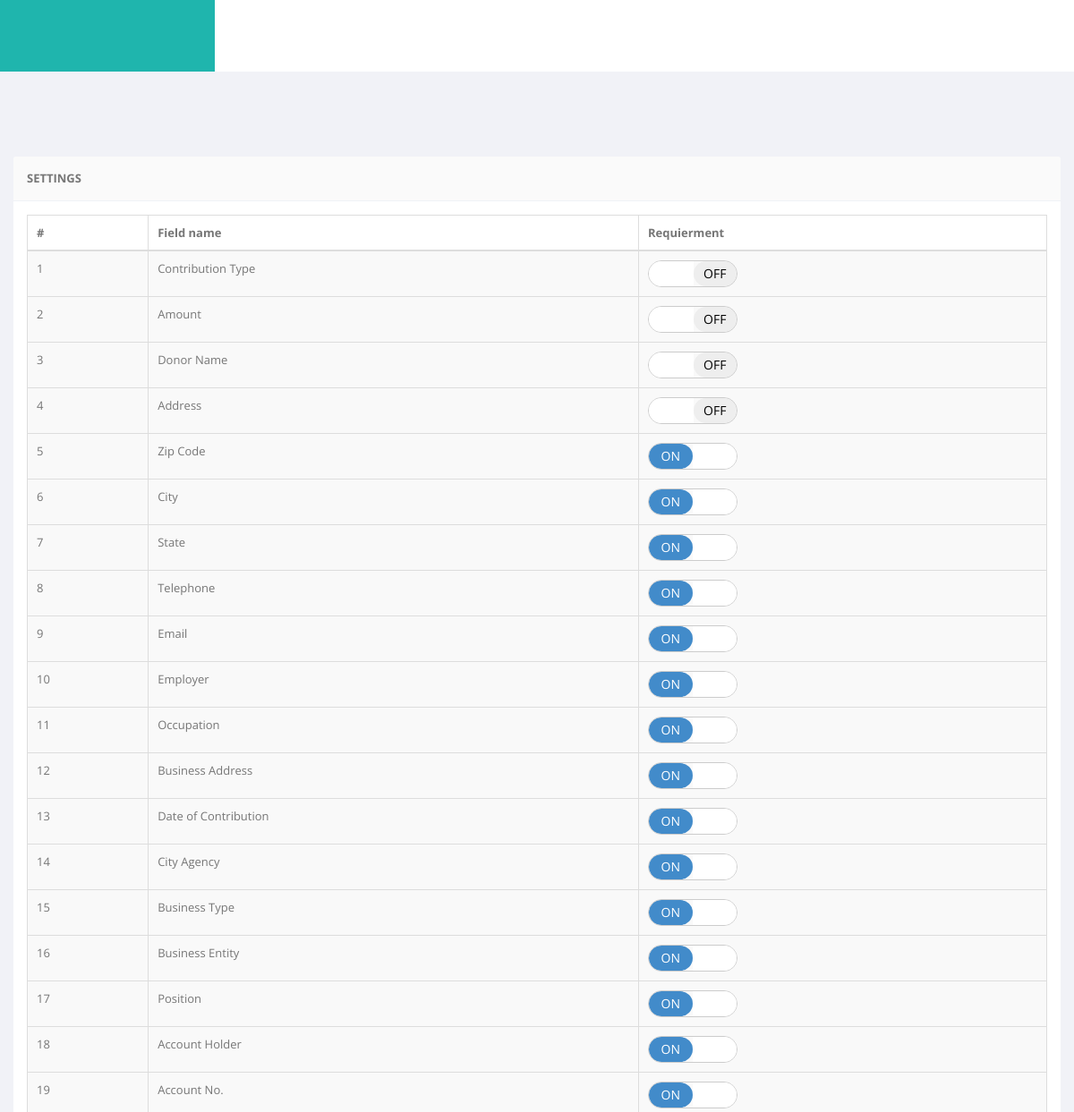
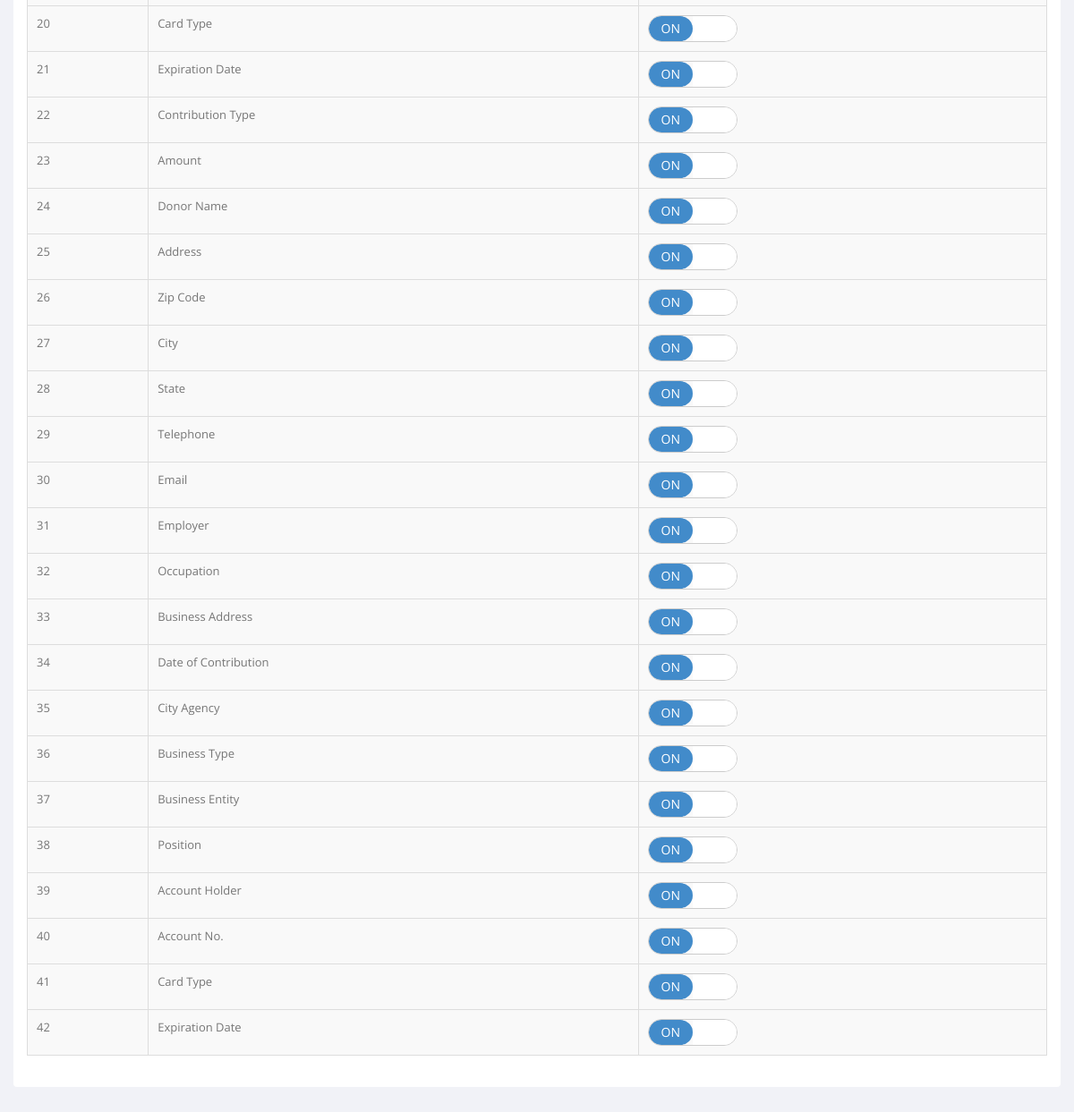
The app's page /admin.php with its own data (2 pictures, top to bottom).
### tables this page shows
CREATE TABLE IF NOT EXISTS `settings` (
  `id` int(11) NOT NULL,
  `field_name` varchar(1024) NOT NULL,
  `state` int(1) NOT NULL
);

### admin.php (the view, shortened to what this page needs)
<?php
require('config.php');
?>
<!DOCTYPE html>
<html lang="en">
<head>
    <link href="bs3/css/bootstrap.min.css" rel="stylesheet">
    <link href="css/bootstrap-reset.css" rel="stylesheet">
    <link href="font-awesome/css/font-awesome.css" rel="stylesheet" />
    <link rel="stylesheet" href="css/bootstrap-switch.css" />
    <link rel="stylesheet" href="css/typeahead.css" />
    <link href="css/style.css" rel="stylesheet">
    <link href="css/style-responsive.css" rel="stylesheet" />
</head>
<body>
<section id="container" >
<header class="header static-top clearfix">
<div class="brand">
</div>
</header>
    <section class="wrapper">
        <div class="row">
            <div class="col-lg-12">
                <section class="panel">
                    <header class="panel-heading">
                        <strong>Settings</strong>
                    </header>
                    <div class="panel-body">
                        <div>
                            <div class="table-responsive">
                                <table class="table table-striped table-bordered table-hover">
                                    <thead>
                                        <tr>
                                            <th>#</th>
                                            <th>Field name</th>
                                            <th>Requierment</th>
                                        </tr>
                                    </thead>
                                    <tbody>
                                        <?php
                                        $res=$db->query("SELECT * FROM settings");
                                        $i=1;
                                        while($row=$res->fetch())
                                        {
                                            ?>
                                            <tr>
                                            <td><?php echo $i;?></td>
                                            <td><?php echo $row['field_name']; ?></td>
                                            <form action='' method="post">
                                                <?php if ($row['state']=='1') {
                                                 echo '<td><input class="cat" checked type="checkbox" name="my-checkbox" id="cat'.$i.'"></td>';
                                                } else {
                                                    echo '<td><input class="cat" type="checkbox" name="my-checkbox" id="cat'.$i.'"></td>';
                                                    };?>
                                            </form>
                                            <tr>
                                            <?php $i++;} ?>
                                    </tbody>
                                </table>
                            </div>
                        </div>
                    </div>
                </section>
            </div>
        </div>
    </section>
</section>
</body>
</html>

### css/typeahead.css (style rules this page uses)
html { overflow-y: scroll; *overflow-x: hidden; }

### records on screen
settings: field_name "Contribution Type"
settings: field_name "Amount"
settings: field_name "Donor Name"
settings: field_name "Address"
settings: field_name "Zip Code"
settings: field_name "City"
settings: field_name "State"
settings: field_name "Telephone"
settings: field_name "Email"
settings: field_name "Employer"
settings: field_name "Occupation"
settings: field_name "Business Address"
settings: field_name "Date of Contribution"
settings: field_name "City Agency"
settings: field_name "Business Type"
settings: field_name "Business Entity"
settings: field_name "Position"
settings: field_name "Account Holder"
settings: field_name "Account No."
settings: field_name "Card Type"
settings: field_name "Expiration Date"
settings: field_name "Contribution Type"
settings: field_name "Amount"
settings: field_name "Donor Name"
settings: field_name "Address"
settings: field_name "Zip Code"
settings: field_name "City"
settings: field_name "State"
settings: field_name "Telephone"
settings: field_name "Email"
settings: field_name "Employer"
settings: field_name "Occupation"
settings: field_name "Business Address"
settings: field_name "Date of Contribution"
settings: field_name "City Agency"
settings: field_name "Business Type"
settings: field_name "Business Entity"
settings: field_name "Position"
settings: field_name "Account Holder"
settings: field_name "Account No."
settings: field_name "Card Type"
settings: field_name "Expiration Date"
